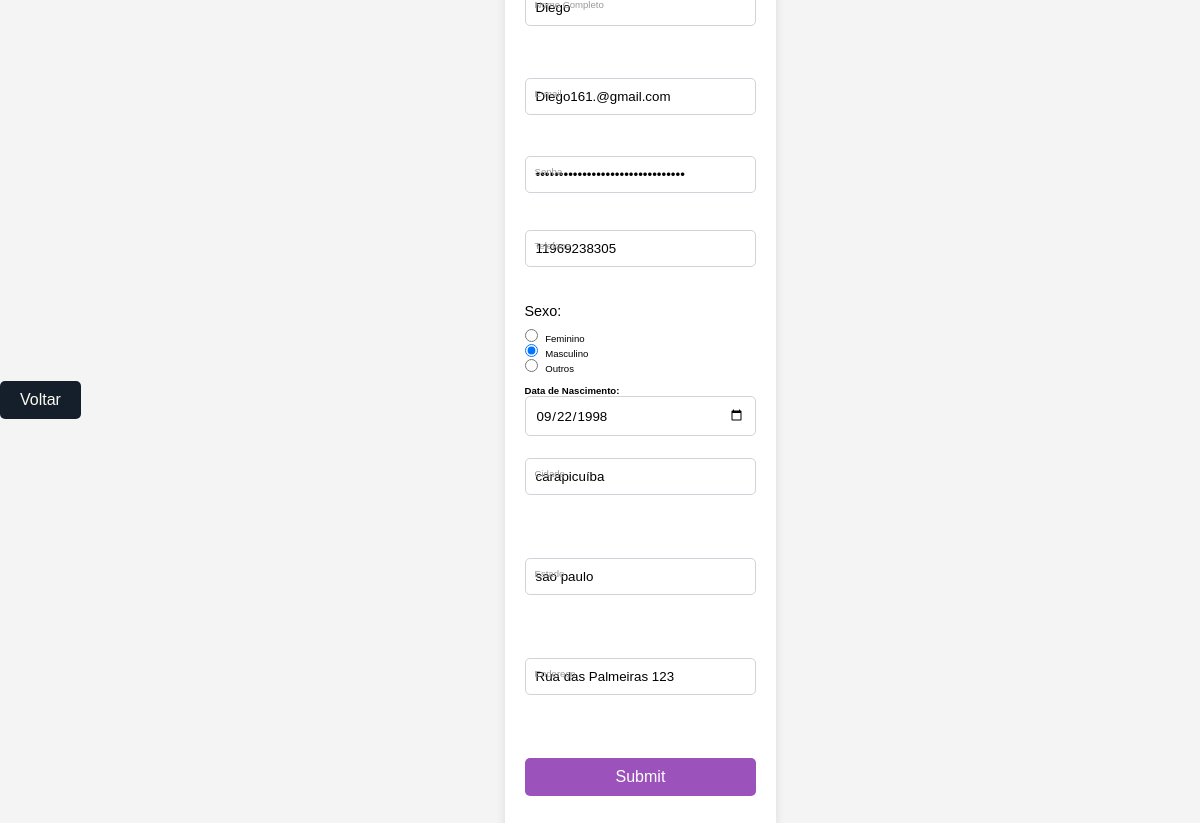
/edit.php?id=26, run on the app's committed database.
### tables this page shows
CREATE TABLE `funcionarios` (
  `id` int(11) NOT NULL AUTO_INCREMENT,
  `nome` varchar(45) NOT NULL,
  `email` varchar(110) NOT NULL,
  `senha` varchar(45) NOT NULL,
  `telefone` varchar(15) NOT NULL,
  `sexo` varchar(15) NOT NULL,
  `data_nascimento` date NOT NULL,
  `cidade` varchar(45) NOT NULL,
  `estado` varchar(45) NOT NULL,
  `endereco` varchar(45) NOT NULL,
  PRIMARY KEY (`id`)
);

### edit.php (the view, shortened to what this page needs)
<?php
if (!empty($_GET['id'])) {
    include_once('config.php');
    $id = $_GET['id'];
    $sqlSelect = "SELECT * FROM funcionarios where id=$id";
    $result = $conexao->query($sqlSelect);
    if ($result->num_rows > 0) {
        while ($user_data = mysqli_fetch_assoc($result)) {
            $nome = $user_data['nome'];
            $email = $user_data['email'];
            $senha = $user_data['senha'];
            $telefone = $user_data['telefone'];
            $sexo = $user_data['sexo'];
            $data_nascimento = $user_data['data_nascimento'];
            $cidade = $user_data['cidade'];
            $estado = $user_data['estado'];
            $endereco = $user_data['endereco'];
            $senha = $user_data['senha'];
        }
    } else {
        header('Location: funcionarios.php');
    }
}
?>
<!DOCTYPE html>
<html lang="pt-br">
<head>
    <link rel="stylesheet" href="FORMULARIOS.css">
</head>
<body>
    <div class="buttonVoltar">
        <a href="Funcionarios.php" class="btnVoltar">Voltar</a>
    </div>
    <div class="box">
        <form action="saveEdit.php" method="POST">
            <fieldset>
                <div class="inputBox">
                    <input type="text" name="nome" id="nome" class="inputUser" value="<?php echo $nome ?>" required>
                    <label for="nome" class="labelInput">Nome Completo</label>
                    <br>
                </div>
                <br><br>
                <div class="inputBox">
                    <input type="text" name="email" id="email" class="inputUser" value="<?php echo $email ?>" required>
                    <label for="email" class="labelInput">E-mail</label>
                    <br>
                </div>
                <br>
                <div class="inputBox">
                    <input type="password" name="senha" id="senha" class="inputUser" value="<?php echo $senha ?>" required>
                    <label for="senha" class="labelInput">Senha</label>
                    <br>
                    <br><br>
                    <div class="inputBox">
                        <input type="tel" name="telefone" id="telefone" class="inputUser" value="<?php echo $telefone ?>" required>
                        <label for="telefone" class="labelInput">Telefone</label>
                    </div>
                    <br>
                    <p>Sexo:</p>
                    <input type="radio" id="feminino" name="sexo" value="feminino" <?php echo ($sexo == 'feminino') ? 'checked' : '' ?> required>
                    <label for="feminino">Feminino</label>
                    <br>
                    <input type="radio" id="masculino" name="sexo" value="masculino" <?php echo ($sexo == 'masculino') ? 'checked' : '' ?> required>
                    <label for="masculino">Masculino</label>
                    <br>
                    <input type="radio" id="outros" name="sexo" value="outros" <?php echo ($sexo == 'outros') ? 'checked' : '' ?> required>
                    <label for="outros">Outros</label>
                    <br><br>
                    <label for="data_nascimento"><b>Data de Nascimento:</b></label>
                    <input type="date" name="data_nascimento" id="data_nascimento" value="<?php echo $data_nascimento ?>" required>
                    <br><br><br>
                    <div class="inputBox">
                        <input type="text" name="cidade" id="cidade" class="inputUser" value="<?php echo $cidade ?> " required>
                        <label for="cidade" class="labelInput">Cidade</label>
                    </div>
                    <br>
                    <br><br>
                    <div class="inputBox">
                        <input type="text" name="estado" id="estado" class="inputUser" value="<?php echo $estado ?>" required>
                        <label for="estado" class="labelInput">Estado</label>
                    </div>
                    <br>
                    <br><br>
                    <div class="inputBox">
                        <input type="text" name="endereco" id="endereco" class="inputUser" value="<?php echo $endereco ?>" required>
                        <label for="endereco" class="labelInput">Endereço</label>
                    </div>
                    <br>
                    <br><br>
                    <input type="submit" name="update" id="update">
            </fieldset>
        </form>
    </div>
</body>
</html>

### FORMULARIOS.css (style rules this page uses)
:root { --primeira-color: #9b52bb ; --segunda-color: #fcfbef ; --terceira-color:#141f2b ; --quarta-color:#6d6b7b ; --quinta-color:#b6bfc2 ; --branco: #ffffff ; --test-color: #ff0000; }
* { margin: 0; padding: 0; box-sizing: border-box; text-decoration: none; border: none; outline: none; scroll-behavior: smooth; font-family: "Poppins", sans-serif; }
html { font-size: 60%; overflow-x: hidden; }
.box { max-width: 600px; margin: 20px auto; padding: 20px; background-color: #fff; border-radius: 8px; box-shadow: 0 2px 10px rgba(0, 0, 0, 0.1); }
fieldset { border: none; }
.inputBox { position: relative; margin-bottom: 15px; }
.inputUser { width: 100%; padding: 10px; border: 1px solid #ced4da; border-radius: 5px; box-sizing: border-box; transition: border-color 0.3s; }
.labelInput { position: absolute; left: 10px; top: 10px; transition: 0.2s; color: #999; }
input[type="radio"] { margin-right: 5px; }
p { font-size: 1.5rem; margin: 10px 0; }
input[type="date"] { width: 100%; padding: 10px; border: 1px solid #ced4da; border-radius: 5px; box-sizing: border-box; transition: border-color 0.3s; }
input[type="submit"] { width: 100%; padding: 10px; border: none; border-radius: 5px; background-color: var(--primeira-color); color: white; font-size: 16px; cursor: pointer; transition: background-color 0.3s; }
.buttonVoltar { text-align: center; margin: 20px 0; }
.btnVoltar { display: inline-block; padding: 10px 20px; background-color: var(--terceira-color); color: var(--segunda-color); text-decoration: none; border-radius: 5px; font-size: 16px; transition: background-color 0.3s, transform 0.3s; }
body { font-family: Arial, sans-serif; background-color: #f4f4f4; display: flex; justify-content: center; align-items: center; height: 100vh; margin: 0; }
input[type="text"], input[type="password"] { width: 100%; padding: 10px; border: 1px solid #ced4da; border-radius: 5px; box-sizing: border-box; margin-bottom: 15px; transition: border-color 0.3s; }

### data on the page
funcionarios: nome "Diego", email "Diego161.@gmail.com", telefone "11969238305", sexo "☐ Feminino", sexo "☑ Masculino", sexo "☐ Outros", data_nascimento "09/22/1998", cidade "carapicuíba", estado "sao paulo", endereco "Rua das Palmeiras 123"
